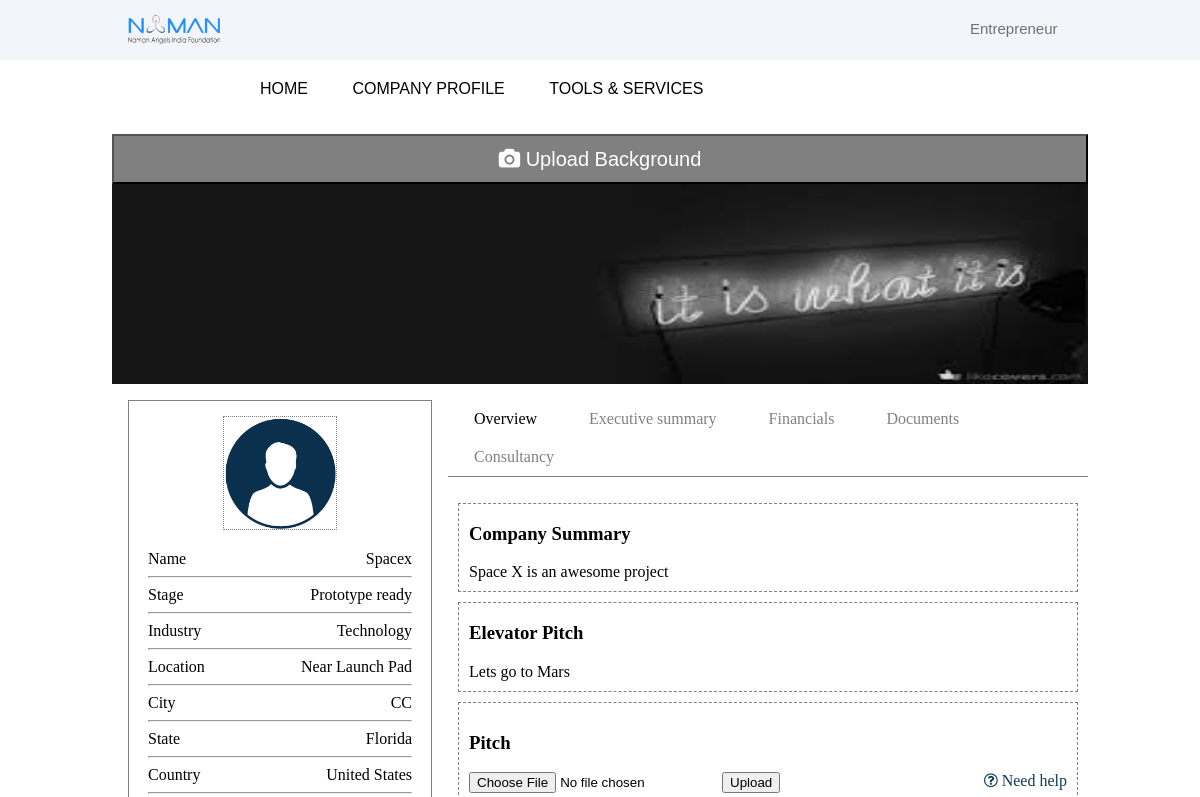
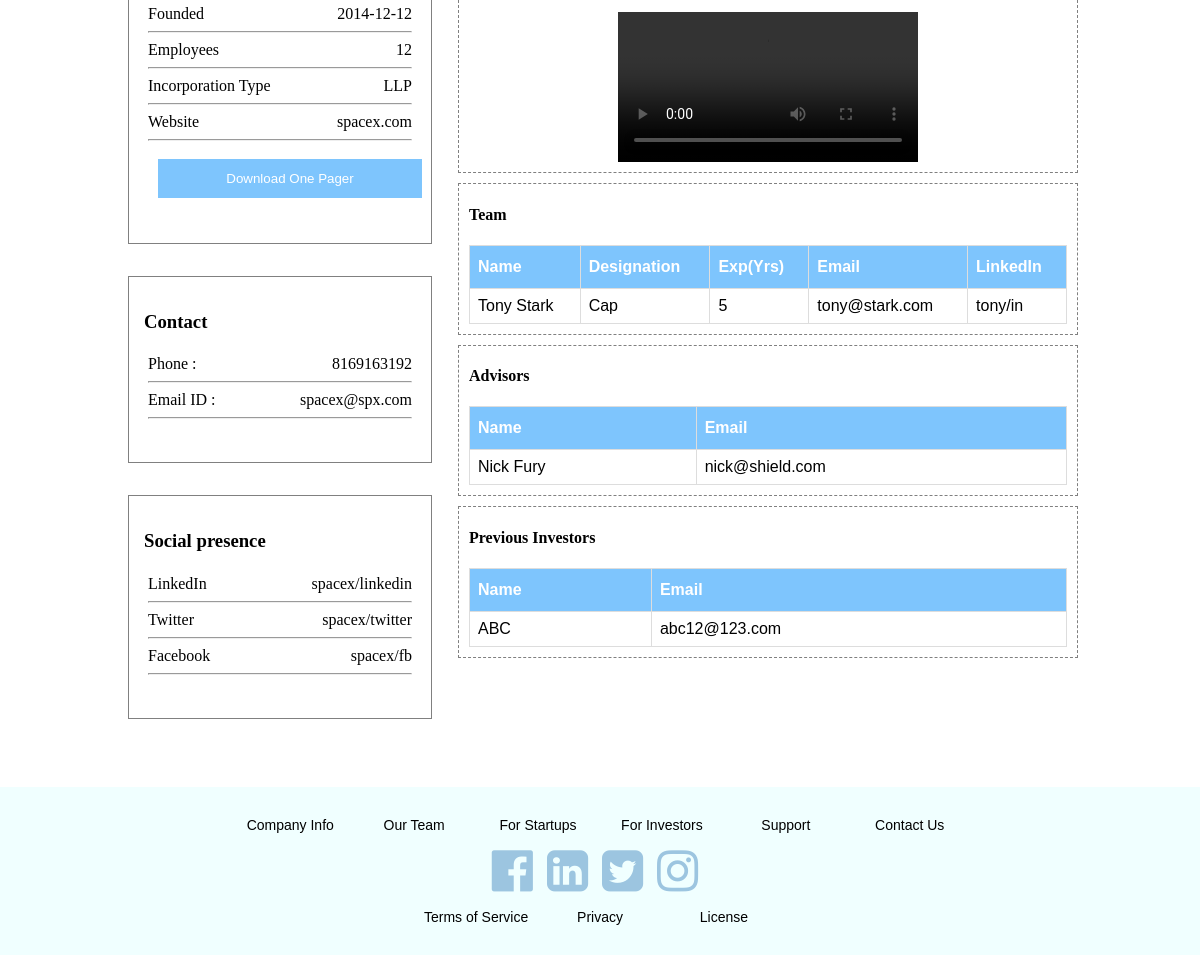
Screenshot of /StartUp/DB/index.php (signed in) with the database file from the repository (2 pictures, top to bottom).
### tables this page shows
CREATE TABLE `st_uploads` (
  `StpID` int(20) NOT NULL,
  `Logo` varchar(200) DEFAULT '/NamanAngels/Uploads/default.png',
  `BackImg` varchar(200) DEFAULT NULL,
  `PitchName` varchar(200) DEFAULT NULL,
  `PitchExt` varchar(10) DEFAULT NULL
);

CREATE TABLE `st_details` (
  `StpID` int(20) NOT NULL,
  `Stname` varchar(200) NOT NULL,
  `Ffname` varchar(200) NOT NULL,
  `Sfname` varchar(200) NOT NULL,
  `Email` varchar(200) NOT NULL,
  `Phone` varchar(200) NOT NULL,
  `Type` varchar(200) NOT NULL,
  `Address` varchar(200) NOT NULL,
  `City` varchar(200) NOT NULL,
  `State` varchar(200) NOT NULL,
  `Country` varchar(200) NOT NULL,
  `Website` varchar(200) NOT NULL,
  `Investment` varchar(200) NOT NULL
);

CREATE TABLE `st_addetails` (
  `StpID` int(20) NOT NULL,
  `Stage` varchar(200) DEFAULT NULL,
  `DOF` varchar(200) DEFAULT NULL,
  `EmpNum` varchar(200) DEFAULT NULL,
  `IncType` varchar(200) DEFAULT NULL,
  `LinkedIn` varchar(200) DEFAULT NULL,
  `Twitter` varchar(200) DEFAULT NULL,
  `Facebook` varchar(200) DEFAULT NULL,
  `Instagram` varchar(200) DEFAULT NULL,
  `Youtube` varchar(200) DEFAULT NULL
);

CREATE TABLE `st_description` (
  `StpID` int(20) NOT NULL,
  `Summary` varchar(500) DEFAULT NULL,
  `OLP` varchar(200) DEFAULT NULL,
  `CustomerProblem` varchar(500) DEFAULT NULL,
  `ProductService` varchar(500) DEFAULT NULL,
  `TargetMarket` varchar(500) DEFAULT NULL,
  `BusinessModel` varchar(500) DEFAULT NULL,
  `MarketSizing` varchar(500) DEFAULT NULL,
  `CustomerSegments` varchar(500) DEFAULT NULL,
  `SaleMarketStrat` varchar(500) DEFAULT NULL,
  `Competitors` varchar(500) DEFAULT NULL,
  `CompAdvantage` varchar(500) DEFAULT NULL
);

CREATE TABLE `st_team` (
  `ID` int(50) NOT NULL,
  `StpID` int(20) NOT NULL,
  `FName` varchar(200) NOT NULL,
  `LName` varchar(200) NOT NULL,
  `Designation` varchar(200) NOT NULL,
  `Experience` varchar(200) NOT NULL,
  `Email` varchar(200) NOT NULL,
  `LinkedIn` varchar(200) NOT NULL
);

CREATE TABLE `st_advisors` (
  `ID` int(50) NOT NULL,
  `StpID` int(20) NOT NULL,
  `Name` varchar(200) NOT NULL,
  `Email` varchar(200) NOT NULL
);

CREATE TABLE `st_previnvestment` (
  `ID` int(50) NOT NULL,
  `StpID` int(20) NOT NULL,
  `Name` varchar(200) NOT NULL,
  `Email` varchar(200) NOT NULL
);

### StartUp/DB/index.php (the view, shortened to what this page needs)
<?php
	require '../../server.php';
	$id = $_SESSION['StpID'];
	$qu = "SELECT * FROM st_details WHERE StpID = '$id'";
	$results = mysqli_query($db, $qu);
	$row = mysqli_fetch_assoc($results);
	$Stname = $row['Stname'];
	$Email = $row['Email'];
	$Phone = $row['Phone'];
	$Type = $row['Type'];
	$Address = $row['Address'];
	$City = $row['City'];
	$State = $row['State'];
	$Country = $row['Country'];
	$Website = $row['Website'];
	$q = "SELECT * FROM st_addetails WHERE StpID = '$id';";
	$results = mysqli_query($db, $q);
	$row = mysqli_fetch_assoc($results);
	$Stage = $row['Stage'] == "" ? '--' : $row['Stage'];
	$DOF = $row['DOF'] == "" ? '--' : $row['DOF'];
	$EmpNum = $row['EmpNum']==""? '--':$row['EmpNum'];
	$IncType = $row['IncType']==""? '--':$row['IncType'];
	$LinkedInLink = $row['LinkedIn']==""? '--':$row['LinkedIn'];
	$TwitterLink = $row['Twitter']==""? '--':$row['Twitter'];
	$FBLink = $row['Facebook']==""? '--':$row['Facebook'];
	$q = "SELECT * FROM st_uploads WHERE StpID = '$id';";
	$results = mysqli_query($db, $q);
	$row = mysqli_fetch_assoc($results);
	$PitchName = $row['PitchName'];
	$PitchExt = $row['PitchExt'];
	$Logo = $row['Logo'];
    $Backimg = $row['BackImg'];
	$q = "SELECT * FROM st_description WHERE StpID = '$id';";
	$results = mysqli_query($db, $q);
	$row = mysqli_fetch_assoc($results);
	$Summary = $row['Summary']==""? 'Tell the world who you are and what makes your company special.':$row['Summary'];
	$OLP = $row['OLP']==""? 'Write A Short Pitch For Your Company In One Line':$row['OLP'];
?>
<html>
    <head>
        <link rel="stylesheet" href="https://cdnjs.cloudflare.com/ajax/libs/font-awesome/4.7.0/css/font-awesome.min.css">
        <link rel="stylesheet" href="../css/companyprof.css" type="text/css">
    </head>
    <body>
			<?php require '../include/header/stp_db.php'; ?>
			<?php require '../include/nav/nav.php'; ?>
        <div class="container">
            <div class="main">
            	<div class="backimg">
					<div><button class="back-button" onclick="backimgon()" ><i class="fa fa-camera"></i>&nbsp;Upload Background</button></div>
					<?php
						if($Backimg != ""){
							echo "<img src=".$Backimg." />";
						}
						else{
							echo '<div class="back">';
							echo 'Upload a background image!!';
							echo '</div>';
						}
					?>
                </div>
                <div class="sideprof">
                    <div class="upload">
                        <div><?= "<img src=".$Logo." />";?></div>
                    </div>
                    <ul class="proflist">
                        <li class="item">Name <span class="value"><?= $Stname?></span></li>
                        <li style="list-style: none; display: inline">
                            <hr>
                        </li>
                        <li class="item">Stage <span class="value"><?= $Stage?></span></li>
                        <li style="list-style: none; display: inline">
                            <hr>
                        </li>
                        <li class="item">Industry <span class="value"><?= $Type?></span></li>
                        <li style="list-style: none; display: inline">
                            <hr>
                        </li>
						<li class="item">Location <span class="value"><?= $Address?></span></li>
                        <li style="list-style: none; display: inline">
                            <hr>
                        </li>
                        <li class="item">City <span class="value"><?= $City?></span></li>
                        <li style="list-style: none; display: inline">
                            <hr>
                        </li>
						<li class="item">State <span class="value"><?= $State?></span></li>
                        <li style="list-style: none; display: inline">
                            <hr>
                        </li>
						<li class="item">Country <span class="value"><?= $Country?></span></li>
                        <li style="list-style: none; display: inline">
                            <hr>
                        </li>
                        <li class="item">Founded <span class="value"><?= $DOF?></span></li>
                        <li style="list-style: none; display: inline">
                            <hr>
                        </li>
                        <li class="item">Employees <span class="value"><?= $EmpNum?></span></li>
                        <li style="list-style: none; display: inline">
                            <hr>
                        </li>
                        <li class="item">Incorporation Type <span class="value"><?= $IncType?></span></li>
                        <li style="list-style: none; display: inline">
                            <hr>
                        </li>
                        <li class="item">Website <span class="value"><?= $Website?></span></li>
                        <li style="list-style: none; display: inline">
                            <hr>
                        </li>
                        <li><button class="b1" name="requestbtn" onclick="">Download One Pager</button></li>
                    </ul>
                </div>
                <div class="contact sideprof">
                    <h3>Contact</h3>
					<ul class="proflist">
						<li class="item">Phone :  <span class="value"><?= $Phone?></span></li>
                        <li style="list-style: none; display: inline">
                            <hr>
                        </li>
                        <li class="item">Email ID : <span class="value"><?= $Email?></span></li>
                        <li style="list-style: none; display: inline">
                            <hr>
                        </li>
                    </ul>
                </div>
                <div class="social sideprof">
                    <h3>Social presence</h3>
					<ul class="proflist">
						<li class="item">LinkedIn <span class="value"><?= $LinkedInLink?></span></li>
	                    <li style="list-style: none; display: inline">
	                        <hr>
	                    </li>
						<li class="item">Twitter <span class="value"><?= $TwitterLink?></span></li>
	                    <li style="list-style: none; display: inline">
	                        <hr>
	                    </li>
	                    <li class="item">Facebook <span class="value"><?= $FBLink?></span></li>
	                    <li style="list-style: none; display: inline">
	                        <hr>
	                    </li>
                    </ul>
                </div>
                <div class="nav">
                    <div><a href="index.php" style="color:black;">Overview</a></div>
                    <div><a href="Exec.php">Executive summary</a></div>
                    <div><a href="Finance.php">Financials</a></div>
                    <div><a href="Doc.php">Documents</a></div>
					<div><a href="Consult.php" target="_blank">Consultancy</a></div>
                </div>
                <div class="summary">
                    <div class="databox">
                        <h3>Company Summary</h3>
						<?php echo $Summary;
						?>
                    </div>
					<div class="databox">
                        <h3>Elevator Pitch</h3>
						<?php echo $OLP;
						?>
                    </div>
                    <div class="databox" style="padding:10px;">
						<h3>Pitch</h3>
						<div style="float:right"><a href="Consult.php" target="_blank"><i class="fa fa-question-circle-o"></i>&nbsp;Need help</a></div>
						<?php
							if($PitchName == ""){
		                        echo '<label>Increase the impact of your profile by uploading a short pitch</label>';
		                        echo '<br>';
								echo '<form class="pitch" action="index.php" method="post" enctype="multipart/form-data">';
									echo '<input type="file" name="pitchvid">';
									echo '<input type="submit" name="pitchsub" value="Upload">';
								echo '</form>';
							}
							else{
								$videos_field=$PitchName;
								$video_show= "../../Uploads/$videos_field";
								echo '<form class="pitch" action="index.php" method="post" enctype="multipart/form-data">';
									echo '<input type="file" name="pitchvid">';
									echo '<input type="submit" name="pitchsub" value="Upload">';
								echo '</form>';
								echo "<div align=center><video controls><source src='$video_show' type='video/$PitchExt'>Your browser does not support the video tag.</video></div>";
							}
						?>
                    </div>
                    <div class="databox">
                        <h4>Team</h4>
						<?php
							$q = "SELECT * FROM st_team where StpID = '$id';";
							$results=mysqli_query($db, $q);
							if (mysqli_num_rows($results) > 0) {
								echo '<table class="tables">';
								echo "<tr>";
								echo "<th>Name</th>";
								echo "<th>Designation</th>";
								echo "<th>Exp(Yrs)</th>";
								echo "<th>Email</th>";
								echo "<th>LinkedIn</th>";
							    while($row = mysqli_fetch_assoc($results)) {
							        echo '<tr>';
									echo '<td>'.$row["FName"].'&nbsp;'.$row["LName"].'</td>';
									echo '<td>'.$row["Designation"].'</td>';
									echo '<td>'.$row['Experience'].'</td>';
									echo '<td>'.$row['Email'].'</td>';
									echo '<td>'.$row['LinkedIn'].'</td>';
									echo "</tr>";
							    }
								echo '</table>';
							} else {
								echo '<img src="../img/Contact.png">';
							}
						?>
                    </div>
                    <div class="databox">
                        <h4>Advisors</h4>
						<?php
							$q = "SELECT * FROM st_advisors where StpID = '$id';";
							$results=mysqli_query($db, $q);
							if (mysqli_num_rows($results) > 0) {
								echo '<table class="tables">';
								echo "<tr>";
								echo "<th>Name</th>";
								echo "<th>Email</th>";
							    while($row = mysqli_fetch_assoc($results)) {
							        echo '<tr>';
									echo '<td>'.$row["Name"].'</td>';
									echo '<td>'.$row['Email'].'</td>';
									echo "</tr>";
							    }
								echo '</table>';
							} else {
								echo '<img src="../img/Contact.png">';
							}
						?>
                    </div>
                    <div class="databox">
                        <h4>Previous Investors</h4>
						<?php
							$q = "SELECT * FROM st_previnvestment where StpID = '$id';";
							$results=mysqli_query($db, $q);
							if (mysqli_num_rows($results) > 0) {
								echo '<table class="tables">';
								echo "<tr>";
								echo "<th>Name</th>";
								echo "<th>Email</th>";
							    while($row = mysqli_fetch_assoc($results)) {
							        echo '<tr>';
									echo '<td>'.$row["Name"].'</td>';
									echo '<td>'.$row['Email'].'</td>';
									echo "</tr>";
							    }
								echo '</table>';
							} else {
								echo '<img src="../img/Contact.png">';
							}
						?>
                    </div>
                </div>
            </div>
			<?php require "../../include/footer/footer.php" ?>
        </div>
    </body>
</html>

### StartUp/css/companyprof.css (style rules this page uses)
body { margin:0px; padding:0px; }
.container { display: grid; grid-template-rows: 2fr 8fr 3fr; grid-gap: 1em; height: 1100px; }
.main { display: grid; grid-template-columns:1fr 2fr; grid-gap: 1em; grid-auto-rows: minmax(20px,auto); margin-left: 7em; margin-right: 7em; }
.backimg { background-color: white; grid-column:1/3; grid-row: 2; text-align: center; color: white; height: 250px; }
.backimg img { max-height: 200px; width: 100%; }
.back-button { width: 100%; background-color: grey; height: 50px; color: white; font-size: 20px; }
.sideprof,.social,.contact { grid-column: 1; margin-left: 1em; margin-bottom: 1em; padding: 15px; align-content: center; border: 1px solid gray; background-color: white; }
.sideprof { grid-row:3/6; }
.social { grid-row:7/8; }
.contact { grid-row:6/7; }
.sideprof img { max-height: 112px; max-width: 112px; border: 1px dotted gray; }
.sideprof .upload,.cam { text-align: center; }
.sideprof ul { list-style-type: none; padding: 4px; }
.sideprof .value { float:right; }
.sideprof .b1 { width: 100%; margin: 10px; }
a { text-decoration: none; color:#0e3c58; }
.databox { border: 1px dashed gray; margin:10px; padding: 10px; padding-top: 0px; }
.nav { grid-column: 2; grid-row: 3; border-bottom: 1px solid gray; }
.nav >div { float:left; margin: 1em; margin-top:0px; margin-bottom: 0px; padding: 10px;; }
.nav a { text-decoration: none; color: gray; }
.summary { grid-column: 2; grid-row: 4/9; }
.save,.b1,.adddoc { background-color: #7ec5fd; color: white; border:2px solid #7ec5fd; padding: 10px; margin-left: 10px; }
.databox div video { max-height: 300px; max-width: 100px; }
.tables { font-family: "Trebuchet MS", Arial, Helvetica, sans-serif; border-collapse: collapse; width: 100%; }
.tables td, .tables th { border: 1px solid #ddd; padding: 8px; }
.tables th { padding-top: 12px; padding-bottom: 12px; text-align: left; background-color: #7ec5fd; color: white; }

### css/navbar.css (style rules this page uses)
body { margin: 0px; padding: 0px; }

### StartUp/DB/index.php (style rules this page uses)
.databox div video { max-height: 300px; max-width: 100%; }

### rows the page displays
st_uploads: BackImg (picture), Logo (picture)
st_details: Stname "Spacex", Type "Technology", Address "Near Launch Pad", City "CC", State "Florida", Country "United States", Website "spacex.com", Phone "8169163192", Email "spacex@spx.com"
st_addetails: Stage "Prototype ready", DOF "2014-12-12", EmpNum "12", IncType "LLP", LinkedIn "spacex/linkedin", Twitter "spacex/twitter", Facebook "spacex/fb"
st_description: Summary "Space X is an awesome project", OLP "Lets go to Mars"
st_team: FName "Tony", LName "Stark", Designation "Cap", Experience "5", Email "tony@stark.com", LinkedIn "tony/in"
st_advisors: Name "Nick Fury", Email "nick@shield.com"
st_previnvestment: Name "ABC", Email "abc12@123.com"
